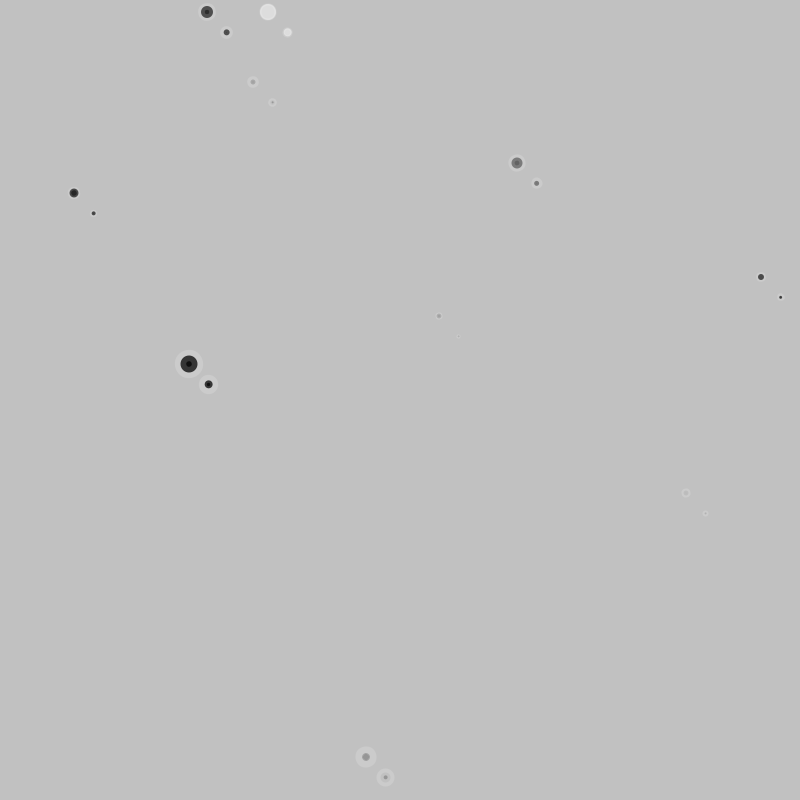
Frame 1 (no input)
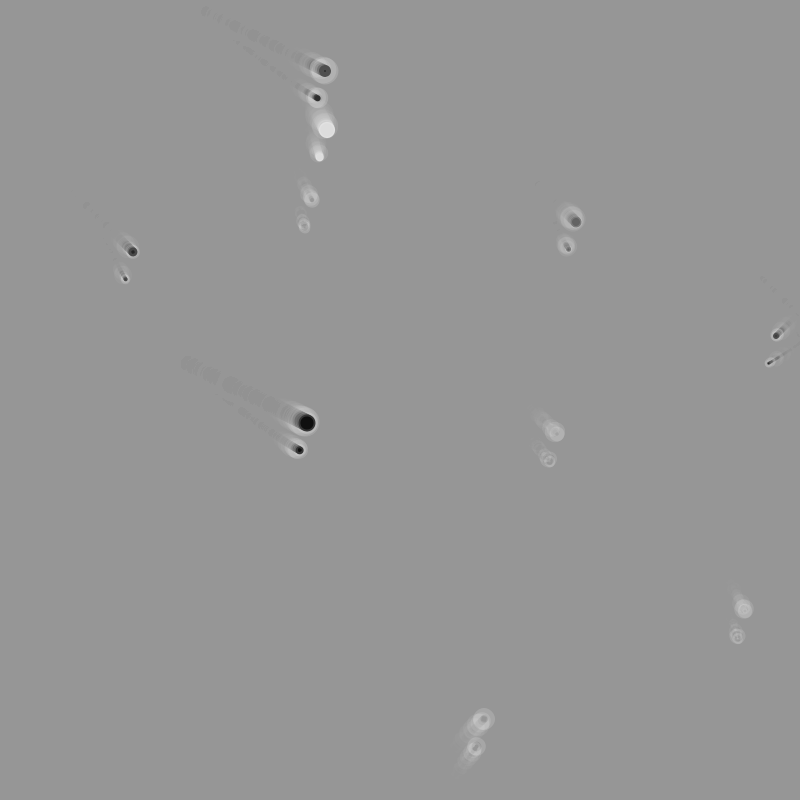
Frame 60 (the mouse pressed at the canvas centre just before this capture)
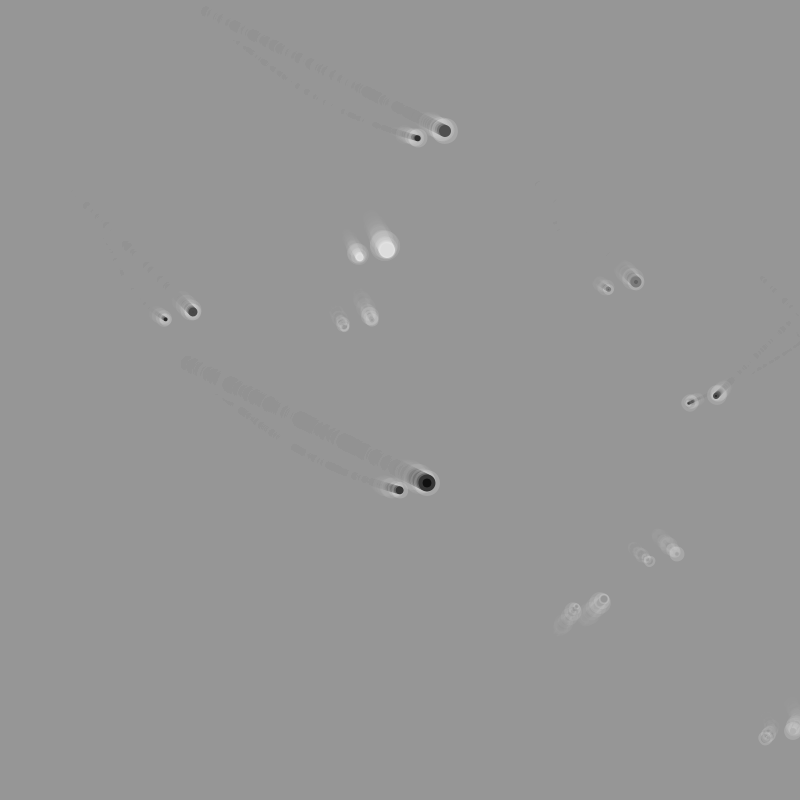
Frame 120 (the mouse held since frame 60 and released just before this capture)

The Processing sketch that drew these frames (run headless with seeded random() and noise(); from frame 60 on, the mouse is pressed at the canvas centre):

// Processing sketch: processing_75006
// ── processing_75006.pde

// Homework #11, 48-757, 11:30AM
// Copyright M. Yvonne Hidle
// yvonnehidle@gmail.com

/*
Made using Processing 2.0
*/


// Change this value to increase/decrease the number of circles
final int max = 10;

// List of arrays
int[]objectX;
int[]objectY;
int[]objectSize;
int[]objectSpeedX;
int[]objectSpeedY;
color[]objectColor;


//========================================//
void setup ()
{

// General setup  
size(800,800);
smooth();

// Giving the arrays values
objectX = new int [max];
objectY = new int [max];
objectSize = new int [max];
objectSpeedX = new int [max];
objectSpeedY = new int [max];
objectColor = new int[max];
  
objectX = startArray(0,width);
objectY = startArray(0,height);
objectSize = startArray(5,20);
objectSpeedX = startArray(1,3);
objectSpeedY = startArray(1,3);
objectColor = startColArray();
}
//========================================//


//========================================//
void draw()
{  
// Call circles
drawWindow();
drawShapes();
moveShapes();
}
//========================================//


//========================================//
void drawShapes()
{

for (int i=0; i<objectX.length; i++)
{
pushMatrix();
translate(objectX[i],objectY[i]);
rotate( radians(frameCount) );

strokeWeight( random(1,15) );
stroke(255,40);
fill(objectColor[i]);
ellipse(0,0,objectSize[i],objectSize[i]);
ellipse(20,20,objectSize[i]/2,objectSize[i]/2);

popMatrix();
}

}
//========================================//


//========================================//
void moveShapes()
{
  
for (int i=0; i<objectX.length; i++)
{
  objectX[i] += objectSpeedX[i];
  objectY[i] += objectSpeedY[i];
  
  if (objectX[i]+objectSize[i]/2 > width || objectX[i]-objectSize[i]/2 < 0)
  {
    objectSpeedX[i] = -objectSpeedX[i];
  }
  
  if (objectY[i]+objectSize[i]/2 > height || objectY[i]-objectSize[i]/2 < 0)
  {
    objectSpeedY[i] = -objectSpeedY[i];
  }
}

}
//========================================//


//========================================//
void drawWindow()
{
noStroke();
fill(150,50);
rectMode(CORNER);
rect(0,0,width,height);
}
//========================================//


//========================================//
// Generate all the different color values
color[] startColArray()
{

color[]tempColor = new color[max];

  for (int i=0; i<tempColor.length; i++)
  {
    tempColor[i] = color ( int(random(255)) );
  }
  
return tempColor;
  
}
//========================================//

//========================================//
// Generate all the different values
int[] startArray(int small, int big)
{
  
int[]tempValue = new int[max];

for (int i=0; i<tempValue.length; i++)
{
  tempValue[i] = int( random(small,big) );
}

return tempValue;

}
//========================================//
